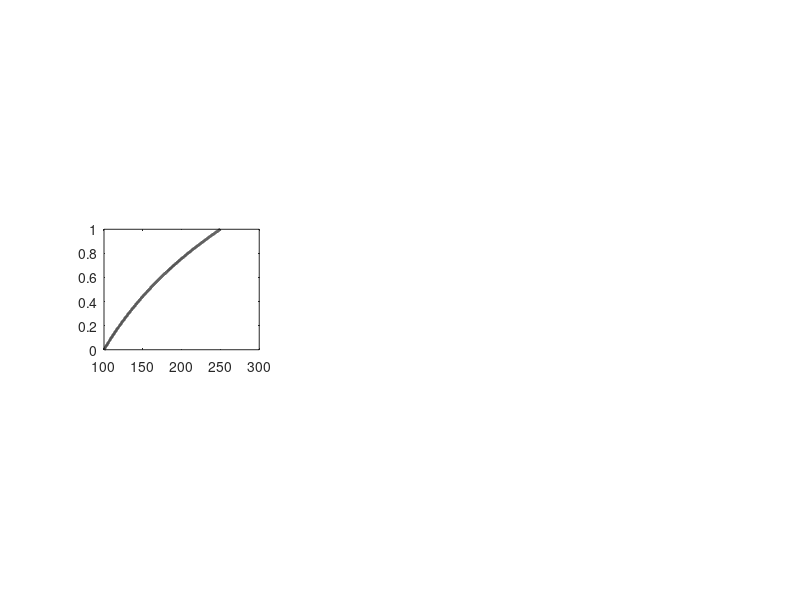

MATLAB code to generate this figure: (Note: this script raises an error after producing the figure.)
% radiometer_constraints.m
% Generates Figure 4 using data generated by Tb_data.mat for the
% publication 
% 
% Wolfenbarger, N. S., Broome, A. L., Schroeder, D. M., Ermakov, A. I.,
% Bolton, S. J., and Blankenship, D. D. (2025). Passive Microwave
% Radiometry and Active Radar Sounding as Complementary Tools for
% Geophysical Investigations of Icy Ocean Worlds.

clear all; close all; clc

%% Defaults
fontsize = 8;
linewidth = 2;
interpreter = 'latex';

%% Constants
Ts = 100;

%% Freezing Point Depression
% Temperature Profile
p = 4;
subplot(3,3,p)
N = 1e4;
Tm = 250;
z = linspace(0,1,N)';
T = Ts*(Tm/Ts).^(z);

plot(T,z,'k','LineWidth',linewidth)
ax(p) = gca;
ax(p).YDir = 'reverse';
ax(p).FontSize = fontsize;
ax(p).TickLabelInterpreter = interpreter;
ax(p).XTick = [Ts Tm];
ax(p).XTickLabel = {'$100$';'$f(D)-\Delta T_f$'};
ax(p).XLabel.String = 'Temperature, $T$ (K)';
ax(p).XLabel.FontSize = fontsize;
ax(p).XLabel.Interpreter = interpreter;
ax(p).YLabel.String = 'Fractional Depth, $z/D$';
ax(p).YLabel.FontSize = fontsize;
ax(p).YLabel.Interpreter = interpreter;
ax(p).XLim = [Ts-50 270+50];
ax(p).YLim = [0 1];

t1 = text(Ts,0,'$T_s$');
t1.HorizontalAlignment='center';
t1.VerticalAlignment ='bottom';
t1.FontSize = fontsize;
t1.Interpreter = interpreter;

t2 = text(Tm,0,'$T_m$');
t2.HorizontalAlignment='center';
t2.VerticalAlignment ='bottom';
t2.FontSize = fontsize;
t2.Interpreter = interpreter;

% Brightness Temperature Difference Contour
p = 5;
subplot(3,3,p)
load('Tb_deltaTm.mat')
delta_Tb = squeeze(Tb(1,:,:)-Tb(2,:,:));
x = repmat(D'/1e3,1,length(deltaTm));
y = repmat(deltaTm,length(D),1);


[C,h] = contour(y.',x.',delta_Tb.',[10:5:40],'LineWidth',linewidth,'LineColor',[0 112 192]/255);
clabel(C,h,'Interpreter','latex','FontSize',fontsize,'Color',[0 112 192]/255,...
    'BackgroundColor','w','LabelSpacing', 700)
hold on

ax(p) = gca;
ax(p).FontSize = fontsize;
ax(p).TickLabelInterpreter = interpreter;
ax(p).XLabel.String = 'Freezing Point Depression, $\Delta T_f$ (K)';
ax(p).XLabel.FontSize = fontsize;
ax(p).XLabel.Interpreter = interpreter;
ax(p).YLim = [0 100];
ax(p).YTick = 0:20:100;
ax(p).YLabel.String = 'Ice Shell Thickness, $D$ (km)';
ax(p).YLabel.FontSize = fontsize;
ax(p).YLabel.Interpreter = interpreter;
ax(p).Title.String = '$\Delta \mathcal{T}_{ice,0.6/1.2}=\mathcal{T}_{ice,0.6}-\mathcal{T}_{ice,1.2}$ (K)';
ax(p).Title.FontSize = fontsize;
ax(p).Title.Interpreter = interpreter;
box on


% Compatible Ice Shell Thickness
p = 6;
subplot(3,3,p)
deltaTb_vec = [0:0.1:50];

load('Tb_deltaTm.mat')
deltaTb_deltaTm = squeeze(Tb(1,:,:)-Tb(2,:,:));
C = contourc(deltaTm,D'/1e3,deltaTb_deltaTm,deltaTb_vec);
S = contourdata(C);

for n = 1:length(S)
    plot(S(n).level*ones(S(n).numel,1),S(n).ydata,'Color',[1 1 1]*0.8,...
        'LineWidth',linewidth)
    hold on
end

load('Tb.mat')
deltaTb = squeeze(Tb(1,:,:)-Tb(2,:,:));
[deltaTb_max,ind] = max(deltaTb);
D_vec1 = interp1(deltaTb(1:ind),D(1:ind)/1e3,deltaTb_vec);
D_vec2 = interp1(deltaTb(ind:end),D(ind:end)/1e3,deltaTb_vec);
plot(deltaTb_vec,D_vec1,'Color',[0 112 192]/255,'LineWidth',linewidth)
plot(deltaTb_vec,D_vec2,'Color',[0 112 192]/255,'LineWidth',linewidth)

ax(p) = gca;
ax(p).FontSize = fontsize;
ax(p).TickLabelInterpreter = interpreter;
ax(p).XLabel.String = '$\Delta \mathcal{T}_{ice,0.6/1.2}=\mathcal{T}_{ice,0.6}-\mathcal{T}_{ice,1.2}$ (K)';
ax(p).XLabel.FontSize = fontsize;
ax(p).XLabel.Interpreter = interpreter;
ax(p).YLabel.String = 'Ice Shell Thickness, $D$ (km)';
ax(p).YLabel.FontSize = fontsize;
ax(p).YLabel.Interpreter = interpreter;
ax(p).XLim = [0 50];
ax(p).Layer = 'Top';

%% Warm Convective Layer
% Temperature Profile
p = 1;
subplot(3,3,p)
Tm = 260;
N = 1e4/2;
z = linspace(0,1/2,N)';
T = Ts*(Tm/Ts).^(z/(1/2));
z = [z; linspace(1/2,1,N)'];
z = flipud(z);
T = [T; ones(size(T))*Tm];

plot(T,z,'k','LineWidth',linewidth)
ax(p) = gca;
ax(p).FontSize = fontsize;
ax(p).TickLabelInterpreter = interpreter;
ax(p).XTick = [Ts Tm];
ax(p).XTickLabel = {'$100$';'$260$'};
ax(p).XLabel.String = 'Temperature, $T$ (K)';
ax(p).XLabel.FontSize = fontsize;
ax(p).XLabel.Interpreter = interpreter;
ax(p).YLabel.String = 'Fractional Depth, $z/D$';
ax(p).YLabel.FontSize = fontsize;
ax(p).YLabel.Interpreter = interpreter;
ax(p).XLim = [Ts-50 270+50];
ax(p).YLim = [0 1];
ax(p).YTick = [0 1];
ax(p).YTickLabel = cellstr(num2str(([1 0])'));

t1 = text(Ts,1,'$T_s$');
t1.HorizontalAlignment='center';
t1.VerticalAlignment ='bottom';
t1.FontSize = fontsize;
t1.Interpreter = interpreter;

t2 = text(Tm,1,'$T_m$');
t2.HorizontalAlignment='center';
t2.VerticalAlignment ='bottom';
t2.FontSize = fontsize;
t2.Interpreter = interpreter;

delta_x = 15;
delta_y = 0.025;

ar = annotation('doublearrow');
ar.Parent = ax(p);
ar.X = [Tm-delta_x Tm-delta_x];
ar.Y = [0+delta_y 0.5-delta_y];
ar.Head1Length = 5;
ar.Head2Length = 5;
ar.Head1Width = 5;
ar.Head2Width = 5;
ar.Head1Style = 'plain';
ar.Head2Style = 'plain';
ar.LineWidth = linewidth/2;

txt = text(Tm-delta_x,0.25,'$d_{conv}/D$ ');
txt.FontSize = fontsize;
txt.HorizontalAlignment = 'right';
txt.Interpreter = interpreter;

% Brightness Temperature Difference Contour
p = 2;
subplot(3,3,p)
load('Tb_fconv_260.mat')
delta_Tb = squeeze(Tb(1,:,:)-Tb(2,:,:));
x = repmat(D'/1e3,1,length(fconv));
y = repmat(fconv,length(D),1);


[C,h] = contour(y.',x.',delta_Tb.',[10:5:40],'LineWidth',linewidth,'LineColor',[0 112 192]/255);
clabel(C,h,'Interpreter','latex','FontSize',fontsize,'Color',[0 112 192]/255,...
    'BackgroundColor','w','LabelSpacing', 700)
hold on

ax(p) = gca;
ax(p).FontSize = fontsize;
ax(p).TickLabelInterpreter = interpreter;
ax(p).XLabel.String = 'Convective Fraction, $d_{conv}/D$';
ax(p).XLabel.FontSize = fontsize;
ax(p).XLabel.Interpreter = interpreter;
ax(p).XTick = 0:0.2:1;
ax(p).YLim = [0 100];
ax(p).YTick = 0:20:100;
ax(p).YLabel.String = 'Ice Shell Thickness, $D$ (km)';
ax(p).YLabel.FontSize = fontsize;
ax(p).YLabel.Interpreter = interpreter;
ax(p).Title.String = '$\Delta \mathcal{T}_{ice,0.6/1.2}=\mathcal{T}_{ice,0.6}-\mathcal{T}_{ice,1.2}$ (K)';
ax(p).Title.FontSize = fontsize;
ax(p).Title.Interpreter = interpreter;
box on


% Ice Shell Thickness Uncertainty
p = 3;
subplot(3,3,p)
deltaTb_vec = [0:0.1:50];

load('Tb_fconv_260.mat')
deltaTb_fconv_260 = squeeze(Tb(1,:,:)-Tb(2,:,:));
C = contourc(fconv,D'/1e3,deltaTb_fconv_260,deltaTb_vec);
S = contourdata(C);

for n = 1:length(S)
    plot(S(n).level*ones(S(n).numel,1),S(n).ydata,'Color',[1 1 1]*0.8,...
        'LineWidth',linewidth)
    hold on
end

load('Tb.mat')
deltaTb = squeeze(Tb(1,:,:)-Tb(2,:,:));
[deltaTb_max,ind] = max(deltaTb);
D_vec1 = interp1(deltaTb(1:ind),D(1:ind)/1e3,deltaTb_vec);
D_vec2 = interp1(deltaTb(ind:end),D(ind:end)/1e3,deltaTb_vec);
plot(deltaTb_vec,D_vec1,'Color',[0 112 192]/255,'LineWidth',linewidth)
plot(deltaTb_vec,D_vec2,'Color',[0 112 192]/255,'LineWidth',linewidth)

ax(p) = gca;
ax(p).FontSize = fontsize;
ax(p).TickLabelInterpreter = interpreter;
ax(p).XLabel.String = '$\Delta \mathcal{T}_{ice,0.6/1.2}=\mathcal{T}_{ice,0.6}-\mathcal{T}_{ice,1.2}$ (K)';
ax(p).XLabel.FontSize = fontsize;
ax(p).XLabel.Interpreter = interpreter;
ax(p).YLabel.String = 'Ice Shell Thickness, $D$ (km)';
ax(p).YLabel.FontSize = fontsize;
ax(p).YLabel.Interpreter = interpreter;
ax(p).XLim = [0 50];
ax(p).Layer = 'Top';

%% Chloride-Doped Ice
% Temperature Profile
p = 7;
subplot(3,3,p)
N = 1e4;
Tm = 270;
z = linspace(0,1,N)';
T = Ts*(Tm/Ts).^(z);

plot(T,z,'k','LineWidth',linewidth)
ax(p) = gca;
ax(p).YDir = 'reverse';
ax(p).FontSize = fontsize;
ax(p).TickLabelInterpreter = interpreter;
ax(p).XTick = [Ts Tm];
ax(p).XTickLabel = {'$100$';'$f(D)$'};
ax(p).XLabel.String = 'Temperature, $T$ (K)';
ax(p).XLabel.FontSize = fontsize;
ax(p).XLabel.Interpreter = interpreter;
ax(p).YLabel.String = 'Fractional Depth, $z/D$';
ax(p).YLabel.FontSize = fontsize;
ax(p).YLabel.Interpreter = interpreter;
ax(p).XLim = [Ts-50 270+50];
ax(p).YLim = [0 1];

t1 = text(Ts,0,'$T_s$');
t1.HorizontalAlignment='center';
t1.VerticalAlignment ='bottom';
t1.FontSize = fontsize;
t1.Interpreter = interpreter;

t2 = text(Tm,0,'$T_m$');
t2.HorizontalAlignment='center';
t2.VerticalAlignment ='bottom';
t2.FontSize = fontsize;
t2.Interpreter = interpreter;

% Brightness Temperature Difference Contour
p = 8;
subplot(3,3,p)
load('Tb_Cl.mat')
delta_Tb = squeeze(Tb(1,:,:)-Tb(2,:,:));
x = repmat(D'/1e3,1,length(uMCl));
y = repmat(uMCl,length(D),1);


[C,h] = contour(y.',x.',delta_Tb.',[10:5:40],'LineWidth',linewidth,'LineColor',[0 112 192]/255);
clabel(C,h,'Interpreter','latex','FontSize',fontsize,'Color',[0 112 192]/255,...
    'BackgroundColor','w','LabelSpacing', 700)
hold on

ax(p) = gca;
ax(p).FontSize = fontsize;
ax(p).TickLabelInterpreter = interpreter;
ax(p).XLabel.String =  'Ice Chlorinity, [Cl$^{-}$] ($\mu$M)';
ax(p).XLabel.FontSize = fontsize;
ax(p).XLabel.Interpreter = interpreter;
ax(p).YLim = [0 100];
ax(p).YTick = 0:20:100;
ax(p).YLabel.String = 'Ice Shell Thickness, $D$ (km)';
ax(p).YLabel.FontSize = fontsize;
ax(p).YLabel.Interpreter = interpreter;
ax(p).Title.String = '$\Delta \mathcal{T}_{ice,0.6/1.2}=\mathcal{T}_{ice,0.6}-\mathcal{T}_{ice,1.2}$ (K)';
ax(p).Title.FontSize = fontsize;
ax(p).Title.Interpreter = interpreter;
box on


% Ice Shell Thickness Uncertainty
p = 9;
subplot(3,3,p)
deltaTb_vec = [0:0.1:50];

load('Tb_Cl.mat')
deltaTb_Cl = squeeze(Tb(1,:,:)-Tb(2,:,:));
C = contourc(uMCl,D'/1e3,deltaTb_Cl,deltaTb_vec);
S = contourdata(C);

for n = 1:length(S)
    plot(S(n).level*ones(S(n).numel,1),S(n).ydata,'Color',[1 1 1]*0.8,'LineWidth',linewidth)
    hold on
end

load('Tb.mat')
deltaTb = squeeze(Tb(1,:,:)-Tb(2,:,:));
[deltaTb_max,ind] = max(deltaTb);
D_vec1 = interp1(deltaTb(1:ind),D(1:ind)/1e3,deltaTb_vec);
D_vec2 = interp1(deltaTb(ind:end),D(ind:end)/1e3,deltaTb_vec);
plot(deltaTb_vec,D_vec1,'Color',[0 112 192]/255,'LineWidth',linewidth)
plot(deltaTb_vec,D_vec2,'Color',[0 112 192]/255,'LineWidth',linewidth)

ax(p) = gca;
ax(p).FontSize = fontsize;
ax(p).TickLabelInterpreter = interpreter;
ax(p).XLabel.String = '$\Delta \mathcal{T}_{ice,0.6/1.2}=\mathcal{T}_{ice,0.6}-\mathcal{T}_{ice,1.2}$ (K)';
ax(p).XLabel.FontSize = fontsize;
ax(p).XLabel.Interpreter = interpreter;
ax(p).YLabel.String = 'Ice Shell Thickness, $D$ (km)';
ax(p).YLabel.FontSize = fontsize;
ax(p).YLabel.Interpreter = interpreter;
ax(p).XLim = [0 50];
ax(p).Layer = 'Top';

%% Figure Formatting
%  [left bottom width height]

% units
for p = 1:length(ax)
ax(p).Units = 'centimeters';
end

% left
margin = 1;
ax(1).Position(1) = 1.5*margin;
ax(4).Position(1) = 1.5*margin;
ax(7).Position(1) = 1.5*margin;

% height
h0 = 4.25;
for p = 1:length(ax)
ax(p).Position(4) = h0;
end

% width
w0 = 4.25;
for p = 1:length(ax)
ax(p).Position(3) = w0;
end

% bottom
ax(7).Position(2) = margin;
ax(8).Position(2) = margin;
ax(9).Position(2) = margin;
ax(4).Position(2) = ax(7).Position(2)+ax(7).Position(4)+1.5*margin;
ax(5).Position(2) = ax(8).Position(2)+ax(8).Position(4)+1.5*margin;
ax(6).Position(2) = ax(9).Position(2)+ax(9).Position(4)+1.5*margin;
ax(1).Position(2) = ax(4).Position(2)+ax(4).Position(4)+1.5*margin;
ax(2).Position(2) = ax(5).Position(2)+ax(5).Position(4)+1.5*margin;
ax(3).Position(2) = ax(6).Position(2)+ax(6).Position(4)+1.5*margin;

% left
ax(2).Position(1) = ax(1).Position(1)+ax(1).Position(3)+1.25*margin;
ax(3).Position(1) = ax(2).Position(1)+ax(2).Position(3)+1.25*margin;
ax(5).Position(1) = ax(4).Position(1)+ax(4).Position(3)+1.25*margin;
ax(6).Position(1) = ax(5).Position(1)+ax(5).Position(3)+1.25*margin;
ax(8).Position(1) = ax(7).Position(1)+ax(7).Position(3)+1.25*margin;
ax(9).Position(1) = ax(8).Position(1)+ax(8).Position(3)+1.25*margin;

% labels
letters = {'a','b','c','d','e','f','g','h','i'};
for n = 1:length(letters)
    t(n) = annotation('textbox');
    t(n).String = letters{n};
    t(n).FontSize = fontsize+2;
    t(n).FontWeight = 'bold';
    t(n).Interpreter = 'tex';
    t(n).Units = 'centimeters';
    t(n).Position = [ax(n).Position(1)-margin ax(n).Position(2)+h0 0.1 0.1];
    t(n).EdgeColor = 'w';
    t(n).HorizontalAlignment = 'left';
    t(n).VerticalAlignment = 'bottom';
end

% Freezing Point Depression
n = 11;
t(n) = annotation('textbox');
t(n).String = 'Freezing Point Depression';
t(n).FontSize = fontsize+2;
t(n).FontWeight = 'bold';
t(n).Interpreter = 'tex';
t(n).Units = 'centimeters';
t(n).Position = [0 ax(4).Position(2)-0.5 h0+2*0.5 0.1];
t(n).EdgeColor = 'w';
t(n).HorizontalAlignment = 'center';
t(n).VerticalAlignment = 'top';
t(n).Rotation = 90;

% Convective Layer
n = 10;
t(n) = annotation('textbox');
t(n).String = 'Convective Layer';
t(n).FontSize = fontsize+2;
t(n).FontWeight = 'bold';
t(n).Interpreter = 'tex';
t(n).Units = 'centimeters';
t(n).Position = [0 ax(1).Position(2) h0 0.1];
t(n).EdgeColor = 'w';
t(n).HorizontalAlignment = 'center';
t(n).VerticalAlignment = 'top';
t(n).Rotation = 90;

% Chloride-Doped Ice
n = 12;
t(n) = annotation('textbox');
t(n).String = 'Chloride-Doped Ice';
t(n).FontSize = fontsize+2;
t(n).FontWeight = 'bold';
t(n).Interpreter = 'tex';
t(n).Units = 'centimeters';
t(n).Position = [0 ax(7).Position(2) h0 0.1];
t(n).EdgeColor = 'w';
t(n).HorizontalAlignment = 'center';
t(n).VerticalAlignment = 'top';
t(n).Rotation = 90;

f = gcf;
f.Color = 'w';
f.Units = 'centimeters';
width = 3*(1.25*margin+w0)+margin;
height = 3*(1.5*margin+h0);
f.Position(3:4) = [width height];
